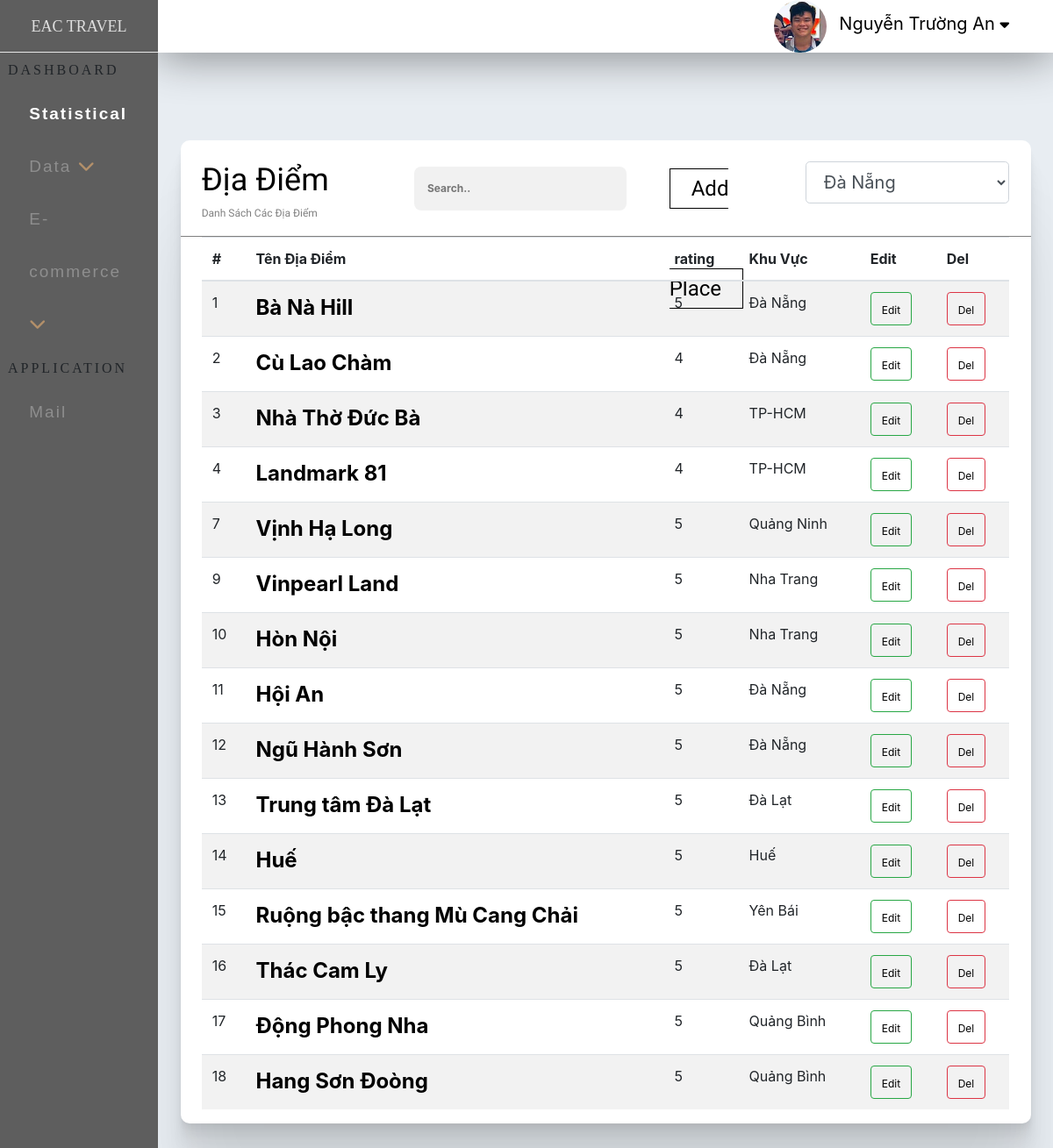
The app's page /admin/index.php?ctrl=tour (signed in) with its own data.
### tables this page shows
CREATE TABLE `diadiem` (
  `id_dd` int(11) NOT NULL,
  `name_dd` varchar(250) DEFAULT NULL,
  `rating_dd` int(11) NOT NULL DEFAULT 5,
  `id_kv` int(11) DEFAULT NULL,
  `img_dd` varchar(100) DEFAULT NULL
);

CREATE TABLE `khuvuc` (
  `id_kv` int(11) NOT NULL,
  `name_kv` varchar(250) DEFAULT NULL,
  `img_kv` varchar(50) DEFAULT NULL
);

### admin/model/database.php (called while the page is built, shortened)
<?php
   function getConnection(){
        $host='localhost';
        $dbname='eac';
        $userName='root';
        $passWord='';
            $DBH = new PDO('mysql:host='.$host.';dbname='.$dbname,$userName,$passWord);
            return $DBH;
    }
    function query($sql){
        $connect = getConnection();
        $result = $connect -> query($sql);
        return  $result;
    }
?>

### admin/model/login.php (called while the page is built)
<?php
            include_once('database.php');
            function getad($mail){
                $sql="SELECT * FROM admin WHERE email = '$mail'";
                return query($sql);
            }
?>

### admin/model/place.php (called while the page is built, shortened)
<?php
        include_once('database.php');
        function getAllKV(){
            $sql="SELECT * from khuvuc ";
            return query($sql);
        }
?>

### admin/model/tour.php (called while the page is built, shortened)
<?php
        include_once('database.php');
        function getAlldd(){
            $sql="SELECT * FROM diadiem JOIN khuvuc on diadiem.id_kv = khuvuc.id_kv";
            return query($sql);
        }
?>

### admin/view/tour/place.php (the view, shortened to what this page needs)
<div class="full">
    <div class="boxcenter_statis">
        <div class="box_view_place">
                     <div class="title_view_ad">
                        <div class="text_view_place">
                            <span>Địa Điểm</span> <br>
                            Danh Sách Các Địa Điểm
                        </div>
                        <div class="search">
                        <input id="timkiem" type="text" placeholder="Search..">
                        </div>
                        <div class="btn_tour">
                                <select class="form-control form-control-lg fl ">
                                    <?php
                                        foreach($kv as $kv){
                                            echo'
                                            <a href="index.php?ctrl=home"><option value='.$kv['id_kv'].'>'.$kv['name_kv'].'</option></a>
                                            ';
                                        }
                                    ?>
                                </select>
                                <div class="btn_place">
                                    <a href="index.php?ctrl=tour&act=add">Add Place </a>
                                </div>
                        </div>
                    </div>
                    <div class="full">
                        <div class="boxcenter_statis">
                            <div class="content_view_ad">
                                <table class="table table-striped">
                                    <thead>
                                        <tr>
                                            <th scope="col">#</th>
                                            <th scope="col">Tên Địa Điểm</th>
                                            <th scope="col">rating</th>
                                            <th scope="col">Khu Vực</th>
                                            <th scope="col">Edit</th>
                                            <th scope="col">Del</th>
                                        </tr>
                                    </thead>
                                    <tbody id="search">
                                        <?php
                                            foreach($dd as $dd){
                                                echo'
                                                    <tr>
                                                        <td scope="row">'.$dd['id_dd'].'</td>
                                                        <td><a href="index.php?ctrl=noidung&id='.$dd['id_dd'].'" class="tendd">'.$dd['name_dd'].'</a></td>
                                                        <td>'.$dd['rating_dd'].'</td>
                                                        <td>'.$dd['name_kv'].'</td>
                                                        <td><button type="button" class="btn btn-outline-success"><a href="index.php?ctrl=tour&act=edit&id='.$dd['id_dd'].'">Edit</a></button></td>
                                                        <td><button type="button" class="btn btn-outline-danger"><a href="index.php?ctrl=tour&act=del&id='.$dd['id_dd'].'">Del</a></button></td>
                                                    </tr>
                                                ';
                                            }
                                        ?>
                                     </tbody>
                                </table>
                            </div>
                        </div>
                    </div>
        </div>
    </div>
</div>

### admin/index.php (shortened to what this page needs)
<!DOCTYPE html>
<html lang="en">
<head>
    <link rel="stylesheet" href="css/index.css">
    <link rel="stylesheet" href="css/statistical.css">
    <link rel="stylesheet" href="css/tour.css">
    <link rel="stylesheet" href="css/place.css">
    <link rel="stylesheet" href="css/add.css">
    <link rel="stylesheet" href="css/tip.css">
    <link rel="stylesheet" href="css/content.css">
    <link rel="stylesheet" href="https://use.fontawesome.com/releases/v5.6.3/css/all.css">
<link rel="stylesheet" href="https://cdnjs.cloudflare.com/ajax/libs/font-awesome/4.7.0/css/font-awesome.min.css">
    <link rel="stylesheet" href="https://cdn.jsdelivr.net/npm/bootstrap@4.5.3/dist/css/bootstrap.min.css">
    <link rel="stylesheet" href="https://cdnjs.cloudflare.com/ajax/libs/bootstrap-sweetalert/1.0.1/sweetalert.min.css">
</head>
<body>
    <div class="full">
        <div class="ad_left">
                <div class="title_ad_left">
                    EAC TRAVEL
                </div>
                <div class="dashboarid">
                    <div class="title_db">
                        DASHBOARD
                    </div>
                    <div class="content_db">
                        <ul>
                            <li class="active"><a href="index.php" >Statistical</a></li>
                            <li>
                                <a href="#"  class="feat-btn">Data <i class="fas fa-chevron-down"></i></a>
                            </li>
                            <li>
                                <a href="#" class="serv-btn">E-commerce <i class="fas fa-chevron-down"></i></a>
                            </li>
                        </ul>
                    </div>
                </div>
            <div class="dashboarid">
                <div class="title_db">
                   APPLICATION
                </div>
                <div class="content_db">
                    <ul>
                        <li><a href="#" >Mail</a></li>
                    </ul>
                </div>
            </div>
        </div>
            <div class="ad_right">
                <div class="full">
                    <div class="top_ad_right">
                        <?php
                            include_once 'model/login.php';
                            $mail=$_SESSION['admin'];
                            $admin=getad($mail);
                            foreach ($admin as $ad) {
                                echo'
                                <div class="dropdown">
                                    <ul>
                                    <img src="../site/img/'.$ad['img_ad'].'"width="60px"  style="border-radius: 50px;  alt="">
                                        <li><a href="#">'.$ad['name_ad'].' <i class="fa fa-caret-down" style="font-size:17px;color:black"></i></a>
                                        <div class="nav_ad_con">
                                                 <ul>
                                                    <li><a href="#">Changes Pass</a></li>
                                                    <li><a href="logout.php">Log Out</a></li>
                                                </ul>
                                           </div>
                                        </li>
                                    </ul>
                                </div>
                                ';
                            }
                        ?>
                    </div>
                </div>
            <?php
            $ctrl='home';
            if(isset($_GET['ctrl'])){
                $ctrl = $_GET['ctrl'];
            }
            include 'controller/'.$ctrl.'.php';
        ?>
            </div>
    </div>
</body>
</html>

### admin/css/index.css (style rules this page uses)
body { margin: 0; }
.full { width: 100%; float: left; }
.ad_left { position: fixed; top: 0; left: 0; bottom: 0; width: 15%; background-color:#5e5e5e; }
.title_ad_left { width: 100%; height: 60px; line-height: 60px; font-size: 1.5vw; text-align: center; color: #dfdfdf; border-bottom: 1px solid #e6e6e6; font-family: 'Playfair Display', serif; }
.dashboarid { width: 100%; min-height:300px ; }
.title_db { width: 95%; height: 10%; line-height: 40px; margin-left: 5%; font-family: 'Tinos', serif; letter-spacing: 3px; }
.content_db { width: 85%; min-height: 260px; margin-left: 10%; }
.content_db ul { height: 90%; list-style: none; padding: 0; margin: 0; }
.content_db ul li { line-height: 60px; }
.content_db ul li a { color:#8e8e8e; text-decoration: none; padding-left: 10%; font-size: 19px; display: block; width: 90%; transition:all 0.5s; font-family: 'Noto Sans JP', sans-serif; letter-spacing: 2px; }
* i { color: #b3906a; }
.content_db ul li.active a { color: white; font-weight: bold; }
.ad_right { width: 85%; min-height: 722px; float: right; background-color: #e8edf2; }
.top_ad_right { width: 100%; height: 60px; box-shadow:0 5px 50px rgba(0, 0, 0, 0.43); background-color: white; margin-bottom: 50px ; }
.dropdown { text-align: center; float: right; }
.dropdown ul { list-style: none; padding: 0; margin: 0; }
.dropdown ul li { background: white; position: relative; list-style: none; display: inline-block; }
.dropdown ul li a { display: block; padding-right: 50px; padding-left: 10px; color: black; text-decoration: none; line-height: 50px; font-size: 20px; }
button.btn a { color: black; font-size: 1vw; }

### admin/css/statistical.css (style rules this page uses)
.boxcenter_statis { width: 95%; margin: 0 auto 0; }
.title_view_ad { width: 100%; height: 110px; border-radius: 10px 10px 0 0; line-height:30px; font-size: 1vw; border-bottom: 1px solid gray; }

### admin/css/tour.css (style rules this page uses)
.box_view_place { margin: 50px 0; float: left; width: 100%; min-height: 400px; border-radius: 10px; background-color:white; box-shadow: 0 2.8px 2.2px rgba(0, 0, 0, 0.02), 0 6.7px 5.3px rgba(0, 0, 0, 0.028), 0 12.5px 10px rgba(0, 0, 0, 0.035), 0 22.3px 17.9px rgba(0, 0, 0, 0.042), 0 41.8px 33.4px rgba(0, 0, 0, 0.05), 0 100px 80px rgba(0, 0, 0, 0.07) ; }
.text_view_place { float: left; width: 25%; height: 90px; padding-top: 30px; color: gray; font-family: 'Varela Round', sans-serif; margin-left: 2.5%; }
.search { float: left; width: 25%; height: 110px; line-height: 110px; }
.search input { width: 100%; height: 50px; background-color: none; }
.text_view_place span { font-size: 3vw; padding: 50px 0 0 ; color: black; }
.btn_tour { width: 40%; height: 110px; line-height:110px; margin-right: 2.5%; float: right; }
.fl { float: right; }
select.form-control.form-control-lg.fl { width: 60%; margin-top: 2vw; }
.tendd { text-decoration: none; color: black; font-weight: bold; }

### admin/css/place.css (style rules this page uses)
.btn_place a { padding: 0.7vw 2vw; border: 1px solid black; color: black; transition: all 1s; font-family: 'Varela Round', sans-serif; }

### admin/css/tip.css (style rules this page uses)
body { margin: 0; background-color: #CCC; }
input { width: 15%; height: 30px; font-weight: bold; background-color: white; border: 2px black solid; border-radius: 8px; }
a { color: white; font-size: 18pt; }

### admin/css/content.css (style rules this page uses)
body { margin: 0; background-color: rgb(255, 255, 255); }
ul { margin: 0; padding: 0; }
li { margin: 0; padding: 0; list-style: none; }
input[type=text], input[type=password],input[type=tel], input[type=number] { width: 100%; padding: 15px; margin: 5px 0 22px 0; display: inline-block; border: none; background: #f1f1f1; }

### records on screen
diadiem: id_dd "1", name_dd "Bà Nà Hill", rating_dd "5", id_kv.name_kv "Đà Nẵng"
diadiem: id_dd "2", name_dd "Cù Lao Chàm", rating_dd "4", id_kv.name_kv "Đà Nẵng"
diadiem: id_dd "3", name_dd "Nhà Thờ Đức Bà", rating_dd "4", id_kv.name_kv "TP-HCM"
diadiem: id_dd "4", name_dd "Landmark 81", rating_dd "4", id_kv.name_kv "TP-HCM"
diadiem: id_dd "7", name_dd "Vịnh Hạ Long", rating_dd "5", id_kv.name_kv "Quảng Ninh"
diadiem: id_dd "9", name_dd "Vinpearl Land", rating_dd "5", id_kv.name_kv "Nha Trang"
diadiem: id_dd "10", name_dd "Hòn Nội", rating_dd "5", id_kv.name_kv "Nha Trang"
diadiem: id_dd "11", name_dd "Hội An", rating_dd "5", id_kv.name_kv "Đà Nẵng"
diadiem: id_dd "12", name_dd "Ngũ Hành Sơn", rating_dd "5", id_kv.name_kv "Đà Nẵng"
diadiem: id_dd "13", name_dd "Trung tâm Đà Lạt", rating_dd "5", id_kv.name_kv "Đà Lạt"
diadiem: id_dd "14", name_dd "Huế", rating_dd "5", id_kv.name_kv "Huế"
diadiem: id_dd "15", name_dd "Ruộng bậc thang Mù Cang Chải", rating_dd "5", id_kv.name_kv "Yên Bái"
diadiem: id_dd "16", name_dd "Thác Cam Ly", rating_dd "5", id_kv.name_kv "Đà Lạt"
diadiem: id_dd "17", name_dd "Động Phong Nha", rating_dd "5", id_kv.name_kv "Quảng Bình"
diadiem: id_dd "18", name_dd "Hang Sơn Đoòng", rating_dd "5", id_kv.name_kv "Quảng Bình"

### other values on screen
$ad['name_ad'] "Nguyễn Trường An"
form field value "Đà Nẵng"
